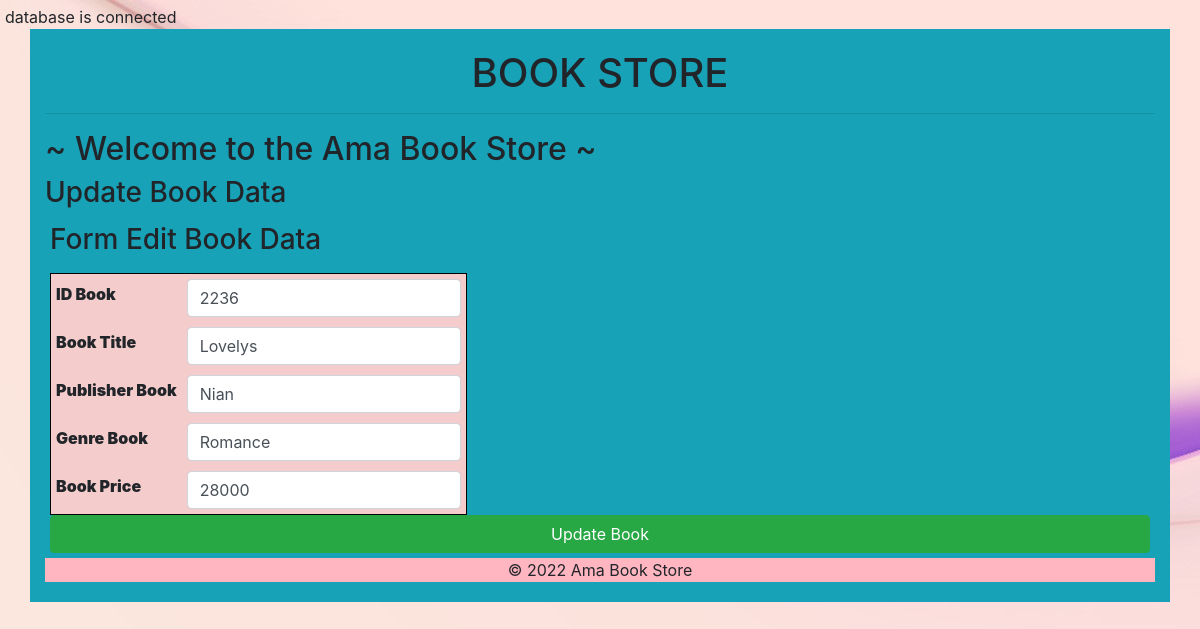
Screenshot of /editform.php?id=2236 with the database file from the repository.
### tables this page shows
CREATE TABLE `book` (
  `id_book` int(11) NOT NULL,
  `title_book` varchar(100) NOT NULL,
  `publish_book` varchar(100) NOT NULL,
  `genre_book` varchar(50) NOT NULL,
  `price_book` double NOT NULL
);

### editForm.php (the view, shortened to what this page needs)
<!DOCTYPE html>
<html lang="en">
<head>
	<link rel="stylesheet" href="bootstrap/css/bootstrap.css">
</head>
<body>
	<?php
	$id = $_GET['id'];
	include('connection.php');
	$query = "SELECT * FROM book WHERE id_book='$id'";
	$result = mysqli_query($conn, $query);
	?>
	<div class="container bg-info" style="padding-top: 20px; padding-bottom: 20px;">
		<h1 align="center">BOOK STORE</h1>
		<hr>
		<marquee><h2>~ Welcome to the Ama Book Store ~</h2></marquee>
		<h3>Update Book Data</h3>
		<form role="form" action="edit.php" method="get">
				<?php
				while ($row = mysqli_fetch_assoc($result)) {
				?>
				<fieldset>
				<legend><h3>Form Edit Book Data</h3></legend>
				<table>
					<tr>
						<td><label>ID Book</label></td>
						<td><input type="text" name="id_bk" class="form-control" value="<?php echo $row['id_book']; ?>"></td>
					</tr>
					<tr>
						<td><label>Book Title</label></td>
						<td><input type="text" name="title_bk" class="form-control" value="<?php echo $row['title_book']; ?>"></td>
					</tr>
					<tr>
						<td><label>Publisher Book</label></td>
						<td><input type="text" name="publish_bk" class="form-control" value="<?php echo $row['publish_book']; ?>"></td>
					</tr>
					<tr>
						<td><label>Genre Book</label></td>
						<td><input type="text" name="genre_bk" class="form-control" value="<?php echo $row['genre_book']; ?>"></td>
					</tr>
					<tr>
						<td><label>Book Price</label></td>
						<td><input type="text" name="price_bk" class="form-control" value="<?php echo $row['price_book']; ?>"></td>
					</tr>
					</table>
					<button type="submit" class="btn btn-success btn-block">Update Book</button>
				</fieldset>
				<?php
				}
				?>
		</form>
		<div class="footer" style="background: lightpink;" align="center">
            &copy; 2022 Ama Book Store
        </div>
	</div>
</body>
</html>

### editForm.php (style rules this page uses)
body { background-image: url("bg.jpg"); padding: 5px; }
form { padding: 5px; }
form table { border-spacing: 0; border: 1px solid black; }
form tr { background: #f4cccc; padding: 5px; }
form td { padding: 5px; }
form label { font-weight: 900; cursor: pointer; }

### rows the page displays
book: id_bk "2236", title_bk "Lovelys", publish_bk "Nian", genre_bk "Romance", price_bk "28000"
